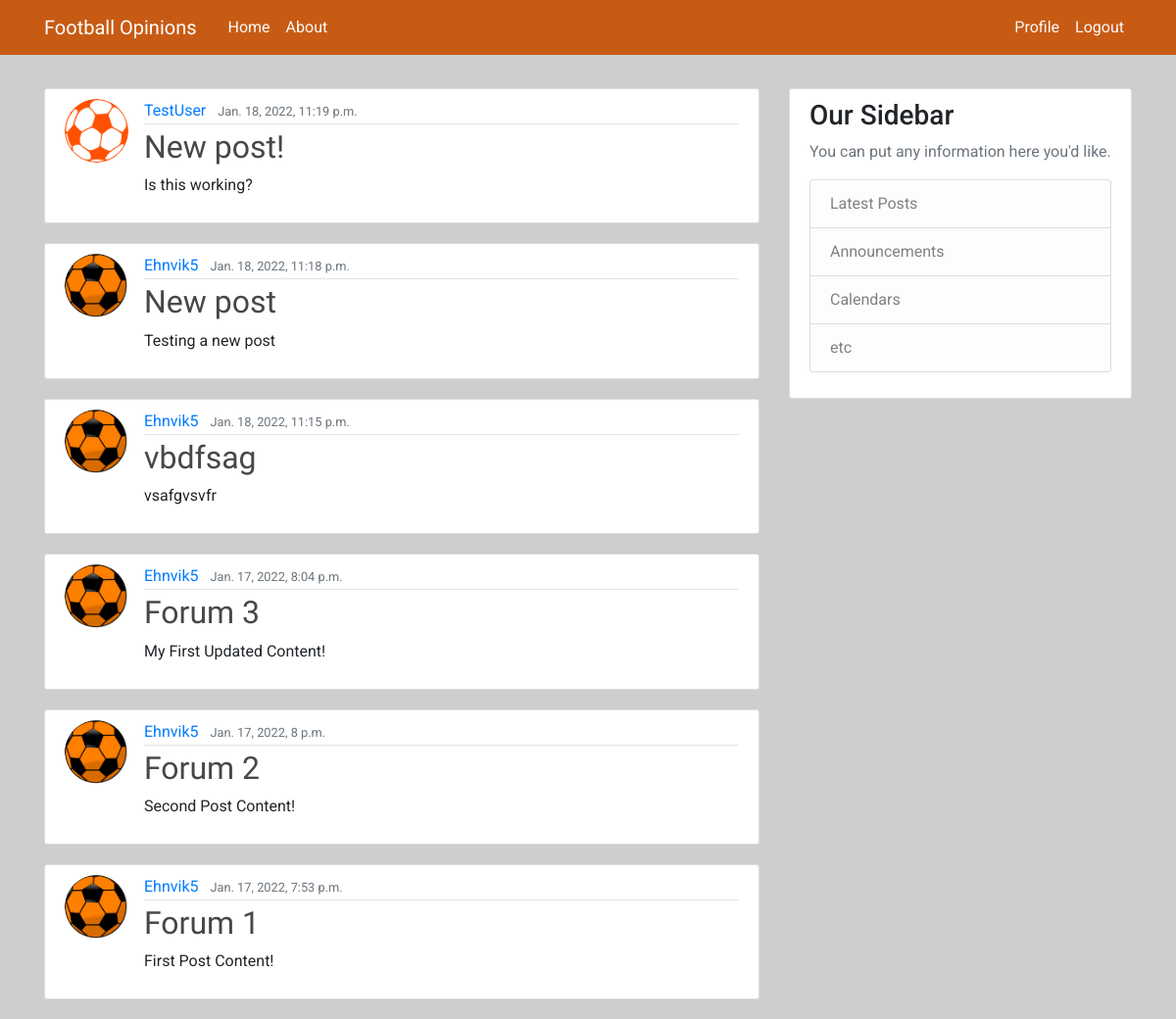
The app's page / (signed in) with its own data.
### forum/models.py (models this page shows, shortened)
class Post(models.Model):
    title = models.CharField(max_length=100)
    content = models.TextField()
    date_posted = models.DateTimeField(default=timezone.now)
    author = models.ForeignKey(User, on_delete=models.CASCADE)

### users/models.py (models this page shows, shortened)
class Profile(models.Model):
    user = models.OneToOneField(User, on_delete=models.CASCADE)
    image = models.ImageField(default='default.jpg', upload_to='profile_pics')

### forum/views.py (the view)
# urls.py: path('', PostListView.as_view(), name='forum-home'),
class PostListView(ListView):
    model = Post
    template_name = 'forum/home.html'
    context_object_name = 'posts'
    ordering = ['-date_posted']

### forum/templates/forum/home.html
{% extends "forum/base.html" %}
{% block content %}
    {% for post in posts %}
        <article class="media content-section">
          <img class="rounded-circle article-img" src="{{ post.author.profile.image.url }}">
          <div class="media-body">
            <div class="article-metadata">
              <a class="mr-2" href="#">{{ post.author }}</a>
              <small class="text-muted">{{ post.date_posted }}</small>
            </div>
            <h2><a class="article-title" href="{% url 'post-detail' post.id %}">{{ post.title }}</a></h2>
            <p class="article-content">{{ post.content }}</p>
          </div>
        </article>
    {% endfor %}
{% endblock content %}

### forum/static/forum/style.css (style rules this page uses)
html body { background-color: #cecece; margin-top: 5rem; font-family: "Roboto", sans-serif; }
h1, h2, h3, h4, h5, h6 { color: #fafafa; }
.content-section { background: #ffffff; padding: 10px 20px; border: 1px solid #dddddd; border-radius: 3px; margin-bottom: 20px; }
.article-title { color: rgb(71, 71, 71); font-family: "Exo", sans-serif; }
.article-content { white-space: pre-line; }
.article-img { height: 65px; width: 65px; margin-right: 16px; }
.article-metadata { padding-bottom: 1px; margin-bottom: 4px; border-bottom: 1px solid #e3e3e3 }

### records on screen
Post: author.profile.image (placeholder picture), author "TestUser", date_posted "Jan. 18, 2022, 11:19 p.m.", title "New post!", content "Is this working?"
Post: author.profile.image (picture), author "Ehnvik5", date_posted "Jan. 18, 2022, 11:18 p.m.", title "New post", content "Testing a new post"
Post: author.profile.image (picture), author "Ehnvik5", date_posted "Jan. 18, 2022, 11:15 p.m.", title "vbdfsag", content "vsafgvsvfr"
Post: author.profile.image (picture), author "Ehnvik5", date_posted "Jan. 17, 2022, 8:04 p.m.", title "Forum 3", content "My First Updated Content!"
Post: author.profile.image (picture), author "Ehnvik5", date_posted "Jan. 17, 2022, 8 p.m.", title "Forum 2", content "Second Post Content!"
Post: author.profile.image (picture), author "Ehnvik5", date_posted "Jan. 17, 2022, 7:53 p.m.", title "Forum 1", content "First Post Content!"
